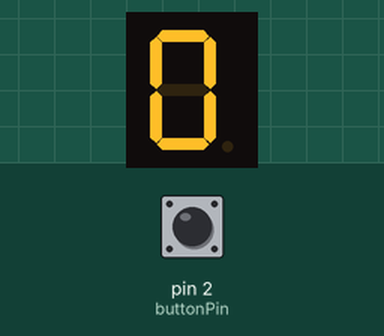
This sketch was run on a simulated Arduino Uno, built with avr-gcc and run on an emulated ATmega328P. Shown: 1-digit seven-segment display. Wiring (inferred from the names in the program): 1-digit 7-segment display, segments lit when HIGH: segments pin 5, pin 6, pin 7, pin 8, pin 9, pin 10, pin 11. The test bench sets the inputs (shaded band); at power-on: pin 2 (buttonPin) LOW. The segment pins are drawn as the display they are named for.

Above: at 2.3 s.
2.4 s: pin 2 (buttonPin) pulled HIGH for 3.2 s
At 6.4 s:
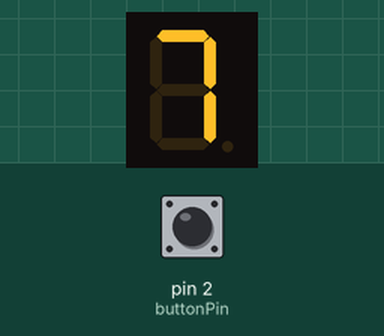
7.1 s: pin 2 (buttonPin) pulled HIGH for 0.65 s
At 7.9 s:
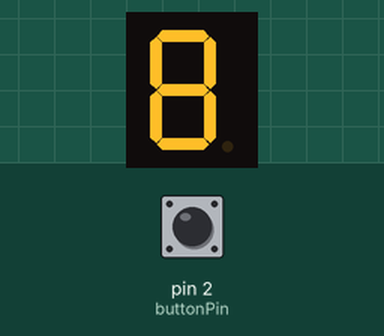
9.2 s: pin 2 (buttonPin) pulled HIGH for 1 s
At 9.9 s:
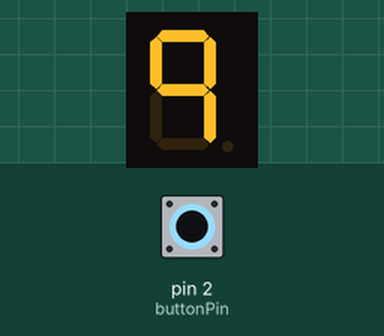
Timing chart, 0 to 12.2 s (numbered marks = the images above; inputs shaded):
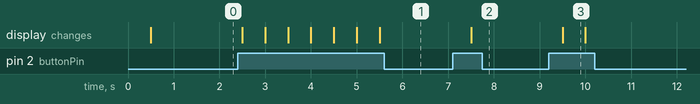

The sketch:

prog2.ino
```cpp
/**********************************************************************************
**                                                                               **
**                             Display de 7 segments                             **
**                                                                               **
**                              Display Càtode Comú                              **
**                                                                               **
**********************************************************************************/

//********** Includes *************************************************************

//********** Variables ************************************************************
const int segA = 5;          // donar nom al pin 5 de l’Arduino
const int segB = 6;          // donar nom al pin 6 de l’Arduino
const int segC = 7;          // donar nom al pin 7 de l’Arduino
const int segD = 8;          // donar nom al pin 8 de l’Arduino
const int segE = 9;          // donar nom al pin 9 de l’Arduino
const int segF = 10;         // donar nom al pin 10 de l’Arduino
const int segG = 11;         // donar nom al pin 11 de l’Arduino
const int buttonPin = 2;     // donar nom al pin 2 de l’Arduino
boolean buttonEstat = LOW;   // definir variable d'estat pel polsador

int num = 0;                 // definir variable del número a mostrar

//********** Setup ****************************************************************
void setup()
{
  pinMode(segA, OUTPUT);     // definir el pin 5 com una sortida
  pinMode(segB, OUTPUT);     // definir el pin 6 com una sortida
  pinMode(segC, OUTPUT);     // definir el pin 7 com una sortida
  pinMode(segD, OUTPUT);     // definir el pin 8 com una sortida
  pinMode(segE, OUTPUT);     // definir el pin 9 com una sortida
  pinMode(segF, OUTPUT);     // definir el pin 10 com una sortida
  pinMode(segG, OUTPUT);     // definir el pin 11 com una sortida
  pinMode(buttonPin, INPUT);      // definir el pin 2 com una entrada

  digitalWrite(segA, LOW);     // posar a 0V el pin 5
  digitalWrite(segB, LOW);     // posar a 0V el pin 6
  digitalWrite(segC, LOW);     // posar a 0V el pin 7
  digitalWrite(segD, LOW);     // posar a 0V el pin 8
  digitalWrite(segE, LOW);     // posar a 0V el pin 9
  digitalWrite(segF, LOW);     // posar a 0V el pin 10
  digitalWrite(segG, LOW);     // posar a 0V el pin 11
}

//********** Loop *****************************************************************
void loop()
{
  delay(500);    // per evitar que en una pulsació curta salti més d'un número
  buttonEstat = digitalRead(buttonPin);
  if (buttonEstat == HIGH)
  {
    num = num + 1;              // incrementar el número a mostrar
    if (num == 10) num = 0;     // si s'ha superat 9 tornar a 0
  }
  switch(num)
  {
    case 0:
      digitalWrite(segA, HIGH);   // número 0
      digitalWrite(segB, HIGH);
      digitalWrite(segC, HIGH);
      digitalWrite(segD, HIGH);
      digitalWrite(segE, HIGH);
      digitalWrite(segF, HIGH);
      digitalWrite(segG, LOW);    // segments ON: A, B, C, D, E i F
      break;
    case 1:
      digitalWrite(segA, LOW);    // número 1
      digitalWrite(segD, LOW);
      digitalWrite(segE, LOW);
      digitalWrite(segF, LOW);    // segments ON: B, C
      break;
    case 2:
      digitalWrite(segA, HIGH);   // número 2
      digitalWrite(segC, LOW);
      digitalWrite(segD, HIGH);
      digitalWrite(segE, HIGH);
      digitalWrite(segG, HIGH);   // segments ON: A, B, D, E i G
      break;
    case 3:
      digitalWrite(segC, HIGH);   // número 3
      digitalWrite(segE, LOW);    // segments ON: A, B, C, D i G
      break;
    case 4:
      digitalWrite(segA, LOW);    // número 4
      digitalWrite(segD, LOW);
      digitalWrite(segF, HIGH);   // segments ON: B, C, F i G
      break;
    case 5:
      digitalWrite(segA, HIGH);   // número 5
      digitalWrite(segB, LOW);
      digitalWrite(segD, HIGH);   // segments ON: A, C, D, F i G
      break;
    case 6:
      digitalWrite(segA, LOW);    // número 6
      digitalWrite(segE, HIGH);   // segments ON: C, D, E, F i G
      break;
    case 7:
      digitalWrite(segA, HIGH);   // número 7
      digitalWrite(segB, HIGH);
      digitalWrite(segD, LOW);
      digitalWrite(segE, LOW);
      digitalWrite(segF, LOW);
      digitalWrite(segG, LOW);    // segments ON: A, B i C
      break;
    case 8:
      digitalWrite(segD, HIGH);   // número 8
      digitalWrite(segE, HIGH);
      digitalWrite(segF, HIGH);
      digitalWrite(segG, HIGH);   // segments ON: A, B, C, D, E, F i G
      break;
    case 9:
      digitalWrite(segD, LOW);    // número 9
      digitalWrite(segE, LOW);    // segments ON: A, B, C, F i G
      break;
  }
}

//********** Funcions *************************************************************
```

Measured:
- after the input at 2.4 s, the display: first changes after 0.10 s (image 1 shows a later state)
- after the input at 7.1 s, the display: changes after 0.40 s (image 2)
- after the input at 9.2 s, the display: changes after 0.30 s (image 3)
- what the display in image 3 shows lasts 0.5 s, from 9.5 s to 10.0 s
